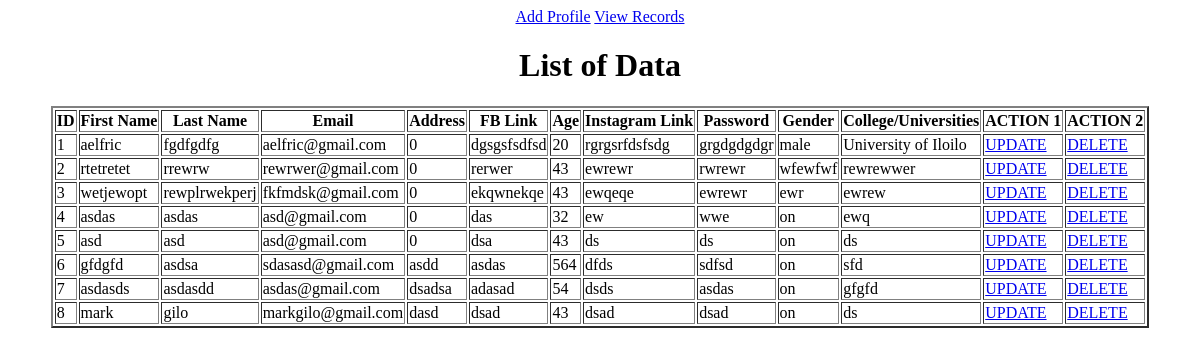
The page /records.php on the database as committed earlier.
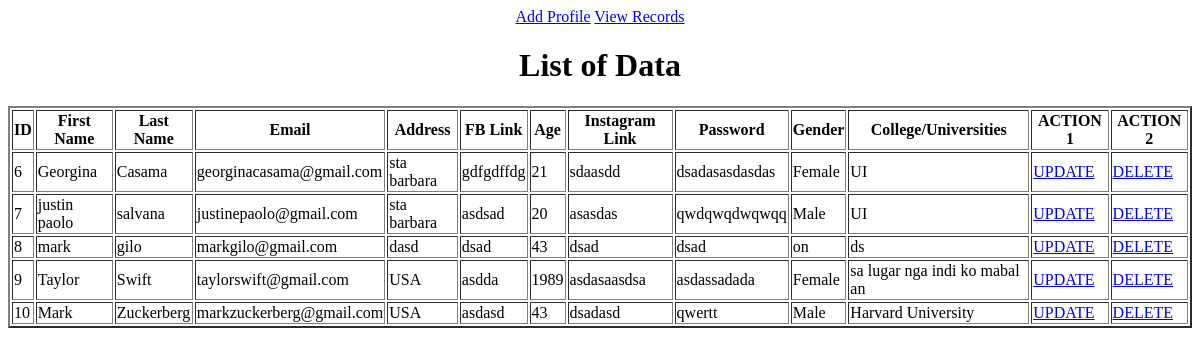
The same page on the database as committed later.
### tables this page shows
CREATE TABLE `user_profile` (
  `id` int(255) NOT NULL,
  `firstName` varchar(255) NOT NULL,
  `lastName` varchar(255) NOT NULL,
  `email` varchar(255) NOT NULL,
  `address` varchar(255) NOT NULL,
  `fbLink` varchar(255) NOT NULL,
  `age` int(255) NOT NULL,
  `instaLink` varchar(255) NOT NULL,
  `password` varchar(255) NOT NULL,
  `gender` varchar(255) NOT NULL,
  `school` varchar(255) NOT NULL
);

### records.php (the view, shortened to what this page needs)
<?php
    include "conn.php";
?>
<!DOCTYPE html>
<html lang="en">
<head>
</head>
<body>
    <div class="table-box">
        <center>
            <a href="index.php">Add Profile</a>
            <a href="records.php">View Records</a>
            <h1>List of Data</h1>
            <table border="2px solid">
                <tr>
                    <th>ID</th>
                    <th>First Name</th>
                    <th>Last Name</th>
                    <th>Email</th>
                    <th>Address</th>
                    <th>FB Link</th>
                    <th>Age</th>
                    <th>Instagram Link</th>
                    <th>Password</th>
                    <th>Gender</th>
                    <th>College/Universities</th>
                    <th>ACTION 1</th>
                    <th>ACTION 2</th>
                </tr>
                <?php
                    $records = mysqli_query($conn, "SELECT * FROM user_profile");
                    while($get_records = mysqli_fetch_array($records)){
                        ?>
                            <tr>
                                <td><?php echo $get_records['id']?></td>
                                <td><?php echo $get_records['firstName']?></td>
                                <td><?php echo $get_records['lastName']?></td>
                                <td><?php echo $get_records['email']?></td>
                                <td><?php echo $get_records['address']?></td>
                                <td><?php echo $get_records['fbLink']?></td>
                                <td><?php echo $get_records['age']?></td>
                                <td><?php echo $get_records['instaLink']?></td>
                                <td><?php echo $get_records['password']?></td>
                                <td><?php echo $get_records['gender']?></td>
                                <td><?php echo $get_records['school']?></td>
                                <td><a href="update.php?update_id=<?php echo $get_records['id'];?>">UPDATE</a></td>
                                <td><a href="delete.php?delete_id=<?php echo $get_records['id'];?>">DELETE</a></td>
                            </tr>
                        <?php
                    }
                ?>
            </table>
        </center>
    </div>
</body>
</html>

Rows that differ between the two databases and show on the page:
removed user_profile: id "1", firstName "aelfric", lastName "fgdfgdfg", email "aelfric@gmail.com", address "0", fbLink "dgsgsfsdfsd", age "20", instaLink "rgrgsrfdsfsdg", password "grgdgdgdgr", gender "male", school "University of Iloilo"
removed user_profile: id "2", firstName "rtetretet", lastName "rrewrw", email "rewrwer@gmail.com", address "0", fbLink "rerwer", age "43", instaLink "ewrewr", password "rwrewr", gender "wfewfwf", school "rewrewwer"
removed user_profile: id "3", firstName "wetjewopt", lastName "rewplrwekperj", email "fkfmdsk@gmail.com", address "0", fbLink "ekqwnekqe", age "43", instaLink "ewqeqe", password "ewrewr", gender "ewr", school "ewrew"
removed user_profile: id "4", firstName "asdas", lastName "asdas", email "asd@gmail.com", address "0", fbLink "das", age "32", instaLink "ew", password "wwe", gender "on", school "ewq"
removed user_profile: id "5", firstName "asd", lastName "asd", email "asd@gmail.com", address "0", fbLink "dsa", age "43", instaLink "ds", password "ds", gender "on", school "ds"
changed user_profile id 6: firstName "gfdgfd" → "Georgina"; lastName "asdsa" → "Casama"; email "sdasasd@gmail.com" → "georginacasama@gmail.com"; address "asdd" → "sta barbara"; fbLink "asdas" → "gdfgdffdg"; age "564" → "21"; instaLink "dfds" → "sdaasdd"; password "sdfsd" → "dsadasasdasdas"; gender "on" → "Female"; school "sfd" → "UI"
changed user_profile id 7: firstName "asdasds" → "justin paolo"; lastName "asdasdd" → "salvana"; email "asdas@gmail.com" → "justinepaolo@gmail.com"; address "dsadsa" → "sta barbara"; fbLink "adasad" → "asdsad"; age "54" → "20"; instaLink "dsds" → "asasdas"; password "asdas" → "qwdqwqdwqwqq"; gender "on" → "Male"; school "gfgfd" → "UI"
added user_profile: id "9", firstName "Taylor", lastName "Swift", email "taylorswift@gmail.com", address "USA", fbLink "asdda", age "1989", instaLink "asdasaasdsa", password "asdassadada", gender "Female", school "sa lugar nga indi ko mabal an"
added user_profile: id "10", firstName "Mark", lastName "Zuckerberg", email "markzuckerberg@gmail.com", address "USA", fbLink "asdasd", age "43", instaLink "dsadasd", password "qwertt", gender "Male", school "Harvard University"
